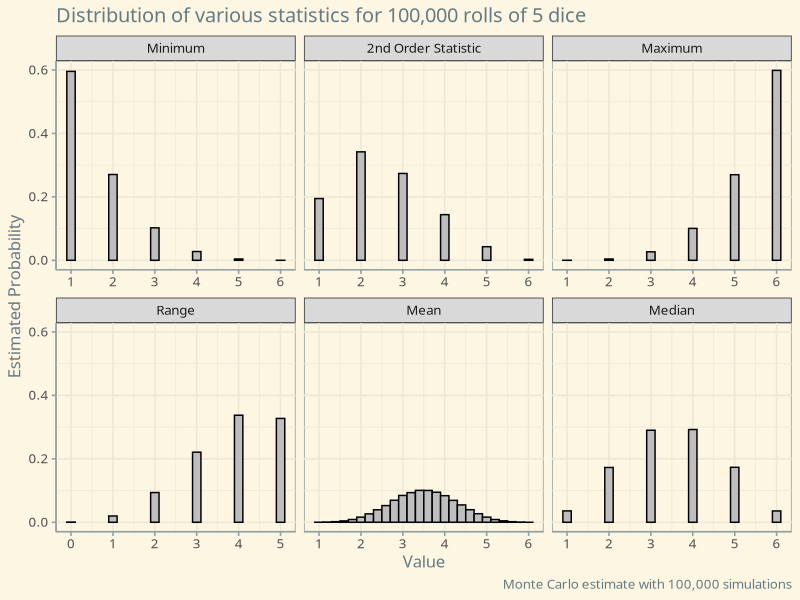

Source code (R):
## ---- chunk 1
library(tidyverse)
## ---- chunk 2
# A function to roll `n` dice
roll <- function(n){
  sample(x = 1:6, size=n, replace=TRUE)
}
## ---- chunk 3
# Roll 5 dice 100,000 times
data <- map(1:1e5, ~roll(5))
## ---- chunk 4
# Look at first three rolls
data[1:3]
## ---- chunk 5
# Returns the nth order statistic of the sample
order_stat <- function(x, n){
  x <- sort(x)
  return(x[n])
}

# Generate various statistics for each roll
medians <- map_dbl(data, ~median(.x))
means <- map_dbl(data, ~mean(.x))
minimums <- map_dbl(data, ~min(.x))
maximums <- map_dbl(data, ~max(.x))
second_order_stat <- map_dbl(data, ~order_stat(x=.x, n=2))
ranges <- maximums - minimums
## ---- chunk 6
# Create a data frame from our computed statistics
df <- tibble(medians, means, minimums, maximums, second_order_stat, ranges)

# Pivot the data into long format for plotting
df <- pivot_longer(df, cols = everything())
## ---- chunk 7
#| fig-cap: "Distributions of statistics computed from rolls of 5 dice. Probabilities were estimated using 100,000 simulations."

df$name <- recode(df$name,
  `medians` = "Median",
  `means` = "Mean",
  `minimums` = "Minimum",
  `maximums` = "Maximum",
  `second_order_stat` = "2nd Order Statistic",
  `ranges` = "Range")

df$name <- as.factor(df$name)
df$name <- fct_relevel(df$name,
                       c("Minimum",
                         "2nd Order Statistic",
                         "Maximum",
                         "Range",
                         "Mean",
                         "Median"))

df %>%
  ggplot(aes(x = value)) +
  geom_bar(aes(y = ..prop..),
           width = 0.2, fill = "gray", color = "black") +
  scale_x_continuous(breaks = 0:6) +
  facet_wrap(~name, scales = "free_x") +
  labs(x = "Value",
       y = "Estimated Probability",
       title = "Distribution of various statistics for 100,000 rolls of 5 dice",
       caption = "Monte Carlo estimate with 100,000 simulations") +
  ggthemes::theme_solarized() +
  theme(text = element_text(size = 12, family = "Source Sans Pro"))
